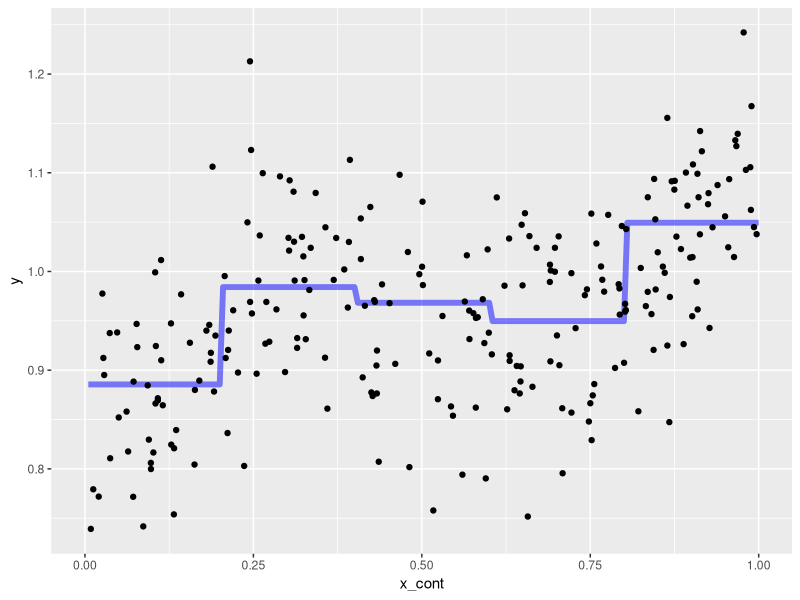
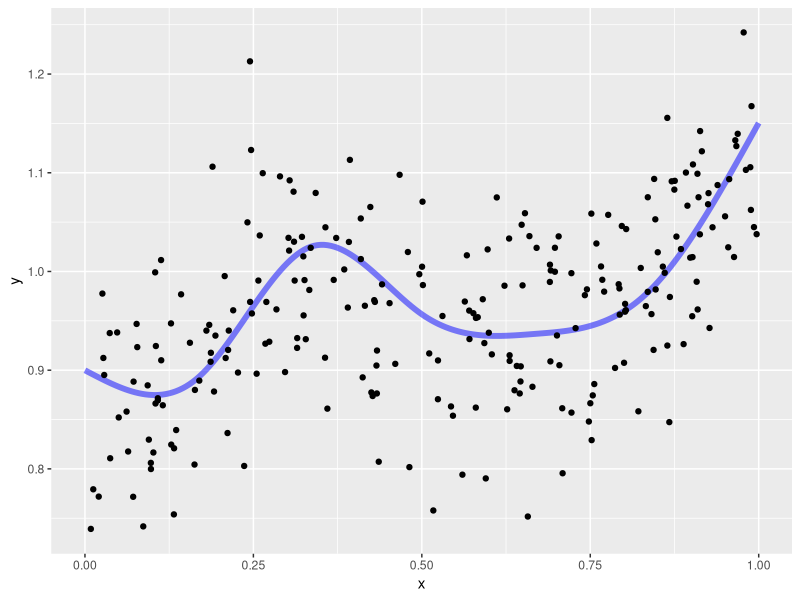

Here is the R script that generated these plots, in order: (Note: this script raises an error after producing the figures.)
library(ggplot2)
library(splines)

test_cuts_vs_splines <- function(signal, N, noise,
                                 range=c(0, 1),
                                 max_parameters=50,
                                 seed=154) {

  if(max_parameters < 8) {
    stop("Please pass max_parameters >= 8, otherwise the plots look kinda bad.")
  }

  out_obj <- list()

  set.seed(seed)

  #---- Make training and testing data sets.
  x_train <- runif(N, range[1], range[2])
  x_test <- runif(N, range[1], range[2])

  y_train <- signal(x_train) + rnorm(N, 0, noise)
  y_test <- signal(x_test) + rnorm(N, 0, noise)

  out_obj$training_data <- data.frame(x = x_train, y = y_train)
  out_obj$testing_data <- data.frame(x = x_test, y = y_test)

  #---- Draw a simple line plot of the true signal
  df_signal_plot <- data.frame(
    x = seq(range[1], range[2], length.out = 100)
  )
  df_signal_plot$y <- signal(df_signal_plot$x)
  out_obj$signal_plot <- ggplot(data = df_signal_plot) +
    geom_line(aes(x = x, y = y)) +
    labs(title = "True Signal")

  #---- A plot of the training and testing data
  df_data_plot <- data.frame(
    x = c(x_train, x_test),
    y = c(y_train, y_test),
    id = c(rep("train", N), rep("test", N))
  )
  out_obj$data_plot <- ggplot(data = df_data_plot) +
    geom_point(aes(x=x, y=y)) +
    facet_wrap(~ id) +
    labs(title = "Training and Testing Data")

  #--- A plot of the signal and data together
  out_obj$signal_and_data_plot <- ggplot() +
    geom_line(aes(x = x, y = y), color = 'blue', size = 2, alpha = 0.6,
              data = df_signal_plot) +
    geom_point(aes(x = x, y = y), data = df_data_plot) +
    facet_wrap(~ id) +
    labs(title = "Training and Testing Data with True Signal")

  #----- lm with various groupings -------------
  models_with_groupings <- list()
  train_errors_cuts <- rep(NULL, length(models_with_groupings))
  test_errors_cuts <- rep(NULL, length(models_with_groupings))

  for (n_groups in 3:max_parameters) {
    cut_points <- seq(range[1], range[2], length.out = n_groups + 1)
    x_train_factor <- cut(x_train, cut_points)
    factor_train_data <- data.frame(x = x_train_factor, y = y_train)
    models_with_groupings[[n_groups]] <- lm(y ~ x, data = factor_train_data)

    # Training error rate
    train_preds <- predict(models_with_groupings[[n_groups]], factor_train_data)
    soses <- (1/N) * sum( (y_train - train_preds)**2)
    train_errors_cuts[n_groups - 2] <- soses

    # Testing error rate
    x_test_factor <- cut(x_test, cut_points)
    factor_test_data <- data.frame(x = x_test_factor, y = y_test)
    test_preds <- predict(models_with_groupings[[n_groups]], factor_test_data)
    soses <- (1/N) * sum( (y_test - test_preds)**2)
    test_errors_cuts[n_groups - 2] <- soses
  }
  out_obj$models_with_groupings <- models_with_groupings

  error_df_cuts <- data.frame(
    x = rep(3:max_parameters, 2),
    e = c(train_errors_cuts, test_errors_cuts),
    id = c(rep("train", length(train_errors_cuts)),
           rep("test", length(test_errors_cuts))),
    type = "cuts"
  )
  out_obj$errors_cuts_plot <- ggplot(data = error_df_cuts) +
    geom_line(aes(x = x, y = e)) +
    facet_wrap(~ id) +
    labs(title = "Error Rates with Grouping Transformations",
         x = ("Number of Estimated Parameters"),
         y = ("Average Squared Error"))

  #----- lm with natural splines -------------
  models_with_splines <- list()
  train_errors_splines <- rep(NULL, length(models_with_groupings))
  test_errors_splines <- rep(NULL, length(models_with_groupings))

  for (deg_freedom in 3:max_parameters) {
    knots <- seq(range[1], range[2], length.out = deg_freedom + 1)[2:deg_freedom]

    train_data <- data.frame(x = x_train, y = y_train)
    models_with_splines[[deg_freedom]] <- lm(y ~ ns(x, knots=knots), data = train_data)

    # Training error rate
    train_preds <- predict(models_with_splines[[deg_freedom]], train_data)
    soses <- (1/N) * sum( (y_train - train_preds)**2)
    train_errors_splines[deg_freedom - 2] <- soses

    # Testing error rate
    test_data <- data.frame(x = x_test, y = y_test)
    test_preds <- predict(models_with_splines[[deg_freedom]], test_data)
    soses <- (1/N) * sum( (y_test - test_preds)**2)
    test_errors_splines[deg_freedom - 2] <- soses
  }
  out_obj$models_with_splines <- models_with_splines

  error_df_splines <- data.frame(
    x = rep(3:max_parameters, 2),
    e = c(train_errors_splines, test_errors_splines),
    id = c(rep("train", length(train_errors_splines)),
           rep("test", length(test_errors_splines))),
    type = "splines"
  )
  out_obj$errors_splines_plot <- ggplot(data = error_df_splines) +
    geom_line(aes(x = x, y = e)) +
    facet_wrap(~ id) +
    labs(title = "Error Rates with Natural Cubic Spline Transformations",
         x = ("Number of Estimated Parameters"),
         y = ("Average Squared Error"))


  error_df <- rbind(error_df_cuts, error_df_splines)
  out_obj$error_df <- error_df

  # The training error for the first cut model is always an outlier, and
  # messes up the y range of the plots.
  y_lower_bound <- min(c(train_errors_cuts, train_errors_splines))
  y_upper_bound = train_errors_cuts[2]
  out_obj$errors_comparison_plot <- ggplot(data = error_df) +
    geom_line(aes(x = x, y = e)) +
    facet_wrap(~ id*type) +
    scale_y_continuous(limits = c(y_lower_bound, y_upper_bound)) +
    labs(
      title = ("Binning vs. Natural Splines"),
      x = ("Number of Estimated Parameters"),
      y = ("Average Squared Error"))

  out_obj
}


#---- A very non linear function
true_signal_weird <- function(x) {
  x*x*x*(x-1) + 2*(1/(1+exp(-.5*(x-.5)))) - 3.5*(x > .2)*(x < .5)*(x - .2)*(x - .5)
}
obj <- test_cuts_vs_splines(true_signal_weird, 250, 0.075)


# Plot the data and predicted values from the grouping model
plot_data_and_predictions_cuts <- function(obj, n_groups) {
  M <- obj$models_with_groupings[[n_groups]]

  plot_df <- data.frame(x_cont=seq(0, 1, 0.005))
  plot_df$x <- cut(plot_df$x_cont, seq(0, 1, length.out = n_groups + 1))
  plot_df$y <- predict(M, newdata=plot_df)

  ggplot() +
    geom_line(aes(x=x_cont, y=y), data=plot_df, color="blue", size=2, alpha=0.5) +
    geom_point(aes(x=x, y=y), data=obj$testing_data)
}
plot_data_and_predictions_cuts(obj, 5)

# Plot the data and predicted values from the spline model
plot_data_and_predictions_splines <- function(obj, n_knots) {

  M <- obj$models_with_splines[[n_knots]]

  plot_df <- data.frame(x=seq(0, 1, 0.005))
  plot_df$y <- predict(M, newdata=plot_df)

  ggplot() +
    geom_line(aes(x=x, y=y), data=plot_df, color="blue", size=2, alpha=0.5) +
    geom_point(aes(x=x, y=y), data=obj$testing_data)
}
plot_data_and_predictions_splines(obj, 6)

#--- Let's run the experiment a ton of times to make sure of our conclusions
replicate_error_comparison <- function(signal, n_replicates, N=500, noise=0.05) {
  replicates <- list()
  for(i in 1:n_replicates) {
    replicates[[i]] <- test_cuts_vs_splines(signal, N, noise, seed=100*i)
  }

  K <- nrow(replicates[[1]]$error_df)
  errors <- do.call(rbind, lapply(replicates, `[[`, "error_df"))
  errors$model_id <- rep(1:n_replicates, each=K)

  # Summarize and make the average error curve
  errors_summary <- errors %>%
    group_by_(.dots=c("x", "id", "type")) %>%
    summarize(e = mean(e))

  ggplot() +
    geom_line(aes(x=x, y=e, group=model_id), alpha=0.25, data=errors) +
    geom_line(aes(x=x, y=e), data=errors_summary, size=2) +
    facet_wrap(~ id*type)
}
replicate_error_comparison(true_signal_weird, 50)

#--- A sinusoidal signal function

true_signal_sin <- function(x) {
  x + 1.5*sin(3*2*pi*x)
}
obj <- test_cuts_vs_splines(true_signal_sin, 250, 1)
replicate_error_comparison(true_signal_sin, 50, 500, 1)
plot_data_and_predictions_cuts(obj, 25)
plot_data_and_predictions_splines(obj, 10)

true_signal_line <- function(x) {x}
obj <- test_cuts_vs_splines(true_signal_line, 250, .2)
replicate_error_comparison(true_signal_line, 50, 500, 0.2)
plot_data_and_predictions_cuts(obj, 12)
plot_data_and_predictions_splines(obj, 20)
